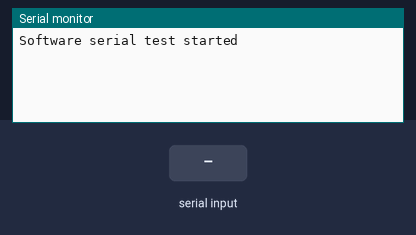
Bench run of a sketch on a simulated ESP8266 (NodeMCU). On the bench: the last lines printed to the serial monitor. Inputs (shaded band) come from the test bench.

Above: at 1.2 s.
1.3 s: "1" received over the second serial link
At 2.1 s:
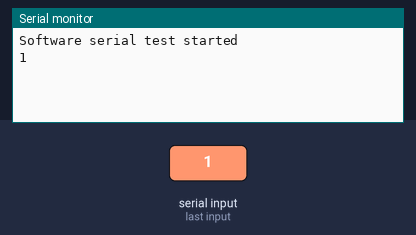
2.8 s: "0" received over the second serial link
At 3.3 s:
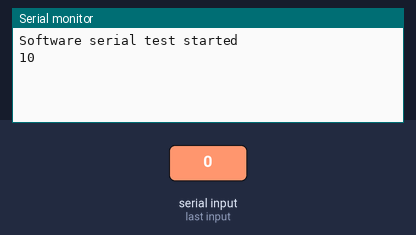

The sketch:

Serial1.esp32.test.220518.ino
```cpp
#include <SoftwareSerial.h>

#ifndef D5
#if defined(ESP8266)
#define D8 (15)
#define D5 (14)
#define D7 (13)
#define D6 (12)
#define RX (3)
#define TX (1)
#elif defined(ESP32)
#define D8 (5)
#define D5 (18)
#define D7 (23)
#define D6 (19)
#define RX (3)
#define TX (1)
#endif
#endif

#ifdef ESP32
#define BAUD_RATE 57600
#else
#define BAUD_RATE 57600
#endif

#undef SWAPSERIAL

#ifndef SWAPSERIAL
auto& usbSerial = Serial;
SoftwareSerial testSerial;
#else
SoftwareSerial usbSerial;
auto& testSerial = Serial;
#endif

void setup() {
#ifndef SWAPSERIAL
    usbSerial.begin(115200);
    // Important: the buffer size optimizations here, in particular the isrBufSize (11) that is only sufficiently
    // large to hold a single word (up to start - 8 data - parity - stop), are on the basis that any char written
    // to the loopback SoftwareSerial adapter gets read before another write is performed.
    // Block writes with a size greater than 1 would usually fail. Do not copy this into your own project without
    // reading the documentation.
    testSerial.begin(BAUD_RATE, SWSERIAL_8N1, 18, 19, false, 95, 11);
#else
    testSerial.begin(115200);
    testSerial.setDebugOutput(false);
    testSerial.swap();
    usbSerial.begin(BAUD_RATE, SWSERIAL_8N1, 18, 19, false, 95);
#endif

    usbSerial.println(PSTR("\nSoftware serial test started"));

    for (char ch = ' '; ch <= 'z'; ch++) {
        testSerial.write(ch);
    }
    testSerial.println();
}

void loop() {
    while (testSerial.available() > 0) {
        usbSerial.write(testSerial.read());
        yield();
    }
    while (usbSerial.available() > 0) {
        testSerial.write(usbSerial.read());
        yield();
    }
}
```

Measured:
- after the input at 1.3 s, the serial monitor: prints a new line at once (image 1)
- after the input at 2.8 s, the serial monitor: prints a new line at once (image 2)
